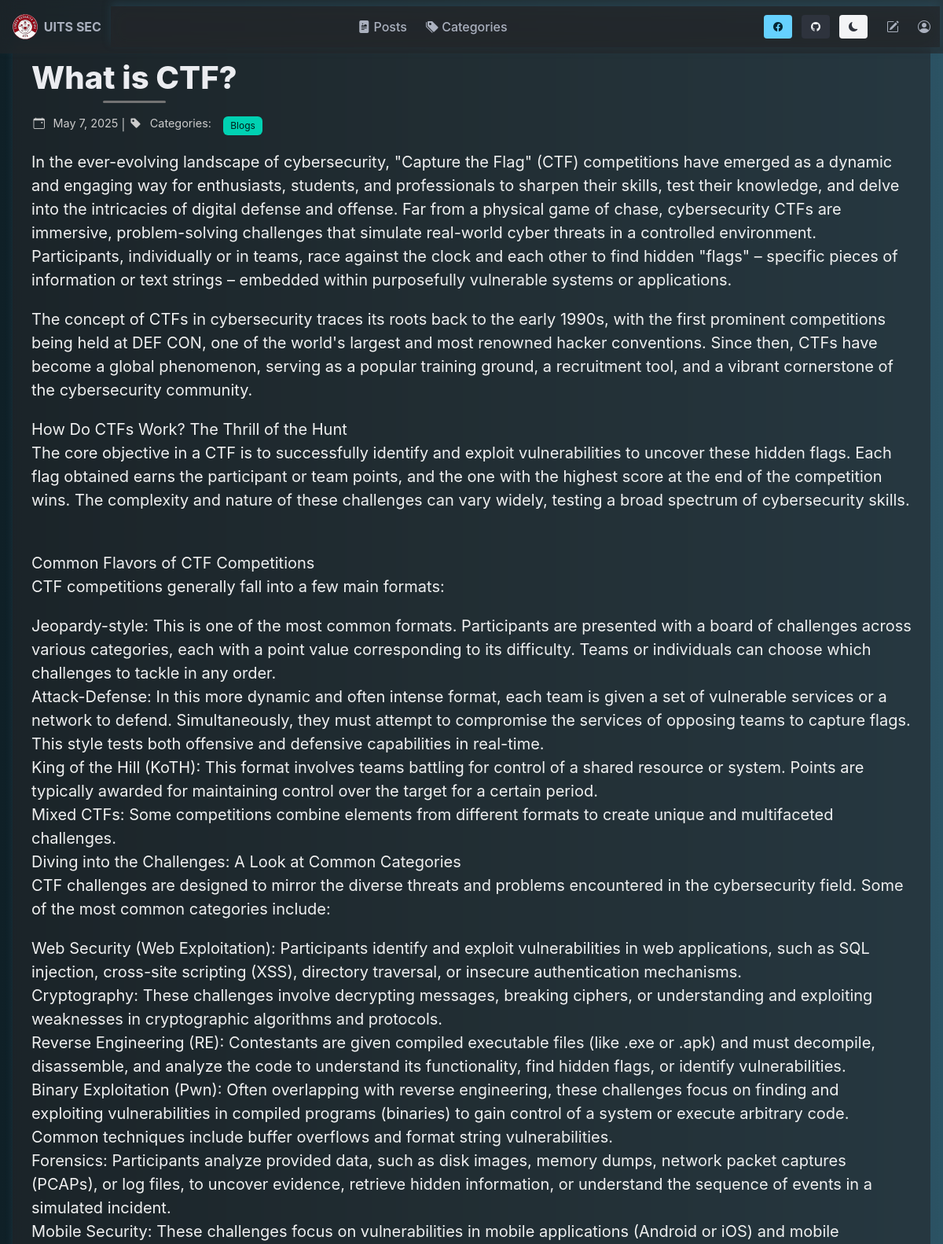
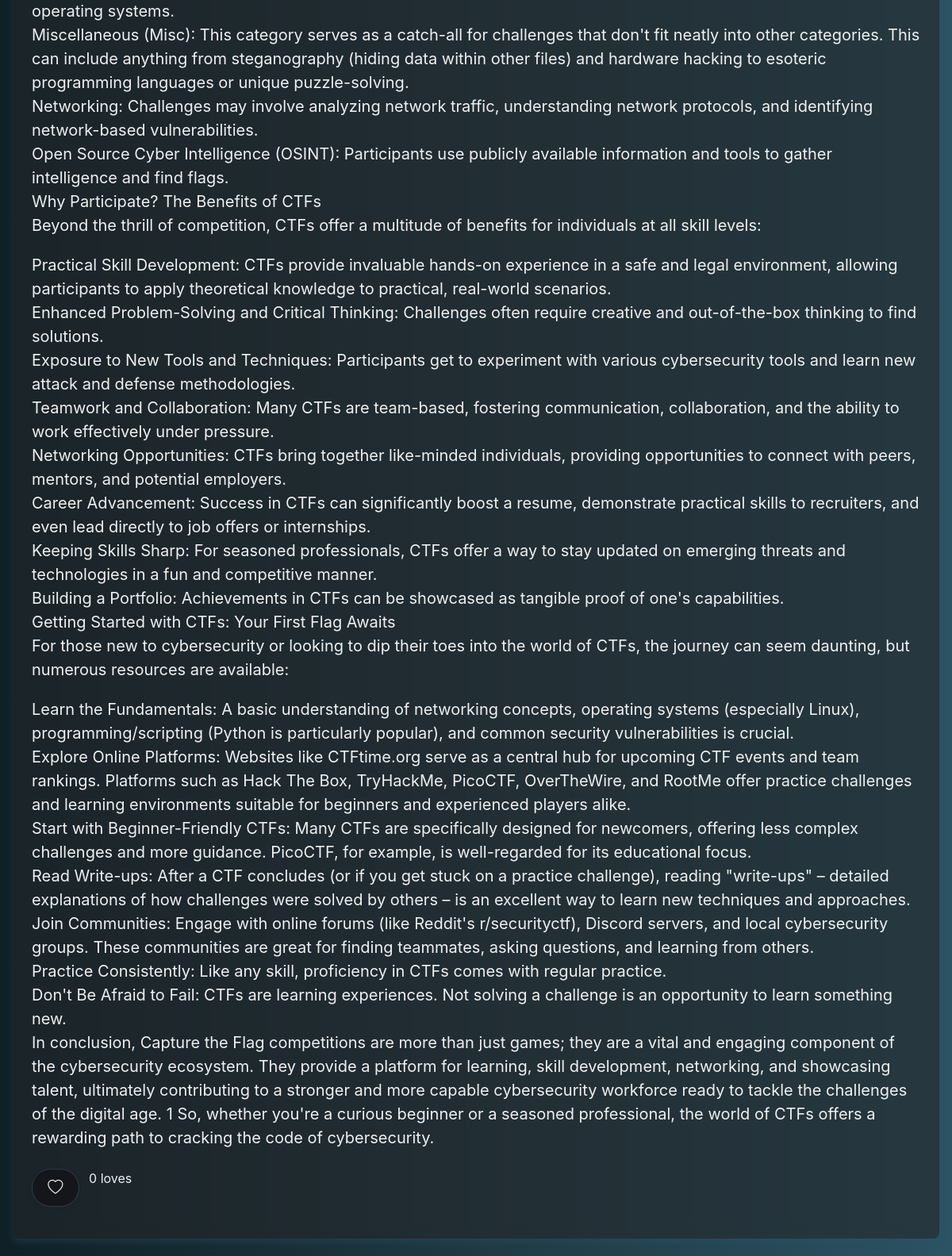
The app's page /post/1/ (upper part) with its own data (2 pictures, top to bottom).
### blog/models.py (models this page shows, shortened)
class Post(models.Model):
    title = models.CharField(max_length=255)
    body = models.TextField()
    created_on = models.DateTimeField(auto_now_add=True)
    last_modified = models.DateTimeField(auto_now=True)
    author = models.ForeignKey(settings.AUTH_USER_MODEL, on_delete=models.CASCADE, default=1)  # Replace 1 with a valid user ID
    categories = models.ManyToManyField('Category', related_name='posts')
    love_reactions = models.ManyToManyField(settings.AUTH_USER_MODEL, related_name='loved_posts', blank=True)
    def get_love_count(self):
        return self.love_reactions.count()

class Category(models.Model):
    name = models.CharField(max_length=30)
    class Meta:
        verbose_name_plural = "categories"

### blog/views.py (the view)
# urls.py: path("post/<int:pk>/", views.blog_detail, name="blog_detail"),
def blog_detail(request, pk):
    post = get_object_or_404(Post, pk=pk)
    form = CommentForms()
    if request.method == "POST":
        form = CommentForms(request.POST)
        if form.is_valid():
            comment = Comment(
                author = form.cleaned_data["author"],
                body=form.cleaned_data["body"],
                post=post,
            )
            comment = form.save(commit=False)
            comment.post = post
            comment.save()
        return HttpResponseRedirect(request.path_info)
    else:
        form = CommentForms()
    comments = Comment.objects.filter(post=post)
    context = {
        "post":post,
        "comments":comments,
        "form":CommentForms(),
    }
    return render(request, "blog/detail.html", context)

### blog/templates/blog/detail.html (shortened to what this page needs)
{% extends "base.html" %}
{% block page_content %}
<div class="container">
    <div class="blur-white mb-5">
        <h1 class="title is-2">{{ post.title }}</h1>
        <div class="post-meta mb-4">
            <span class="icon-text">
                <span class="icon">
                    <i class="bi bi-calendar-event"></i>
                </span>
                <span>{{ post.created_on.date }}</span>
            </span>
            |
            <span class="icon-text">
                <span class="icon">
                    <i class="bi bi-tag-fill"></i>
                </span>
                <span>Categories:</span>
            </span>
            <div class="tags is-inline-block ml-2">
                {% for category in post.categories.all %}
                <a href="{% url 'blog_category' category.name %}">
                    <span class="tag is-primary">{{ category.name }}</span>
                </a>
                {% endfor %}
            </div>
        </div>
        <div class="content is-size-5 post-body">
            {{ post.body | linebreaks }}
        </div>
        <div class="love-section mt-5 mb-4">
            <button id="love-btn-{{ post.id }}" class="love-button button is-rounded">
                {% if request.user in post.love_reactions.all %}
                <span class="icon is-medium"><i class="bi bi-heart-fill"></i></span>
                {% else %}
                <span class="icon is-medium"><i class="bi bi-heart"></i></span>
                {% endif %}
            </button>
            <span id="love-count-{{ post.id }}" class="ml-2">
                {{ post.get_love_count }} {{ post.get_love_count|pluralize:"love,loves" }}
            </span>
        </div>
    </div>
</div>
{% endblock page_content %}

### static/css/base.css (style rules this page uses)
:root { --bg-dark: #0F2027; --bg-mid1: #203A43; --bg-mid2: #2C5364; --txt-primary: #F0F0F0; --txt-secondary: #CCCCCC; --overlay-bg: rgba(35, 39, 42, 0.6); --shadow-light: rgba(44, 83, 100, 0.4); --accent-red: #747474fe; --transition-speed: 0.3s; }
.page-container { display: flex; flex-direction: column; min-height: 100vh; }
html, body { height: 100%; margin: 0; font-size: 1rem; background: linear-gradient(to right, var(--bg-dark), var(--bg-mid1), var(--bg-mid2)); color: var(--txt-primary); transition: background var(--transition-speed), color var(--transition-speed); scroll-behavior: smooth; }
.container { width: 100%; max-width: 1200px; padding: 0 1rem; }
.blur-white { backdrop-filter: blur(10px); background-color: var(--overlay-bg); border-radius: 8px; padding: 1.5rem; margin-bottom: 1.5rem; box-shadow: 0 4px 10px var(--shadow-light); transition: transform 0.3s, box-shadow 0.3s; opacity: 0; transform: translateY(20px); }
.blur-white.fade-in-up { opacity: 1; transform: translateY(0); }
.blur-white p { margin-top: 1rem; margin-bottom: 1rem; }
.love-button { transition: transform 0.2s; cursor: pointer; font-size: 1.2rem; }
.tags .tag { transition: all 0.2s; margin: 0.2rem; }
.blur-white .title.is-2 { position: relative; display: inline-block; margin-bottom: 1.5rem; }
.blur-white .title.is-2:after { content: ''; position: absolute; bottom: -10px; left: 50%; transform: translateX(-50%); width: 80px; height: 3px; background-color: var(--accent-red); border-radius: 3px; }
.post-meta { color: var(--txt-secondary); font-size: 0.9rem; margin-bottom: 0.5rem; }
.post-meta i { margin-right: 0.3rem; }

### records on screen
Post: title "What is CTF?", created_on "May 7, 2025", body "In the ever-evolving landscape of cybersecurity, \"Capture the Flag\" (CTF) competitions have emerged as a dynamic and engaging way for enthusiasts, students, and professionals to sharpen their skills, test their knowledge, and delve into the intricacies of digital defense and offense. Far from a physical game of chase, cybersecurity CTFs are immersive, problem-solving challenges that simulate real-world cyber threats in a controlled environment. Participants, individually or in teams, race against the clock and each other to find hidden \"flags\" – specific pieces of information or text strings – embedded within purposefully vulnerable systems or applications. The concept of CTFs in…", get_love_count "0"
Category: name "Blogs"
